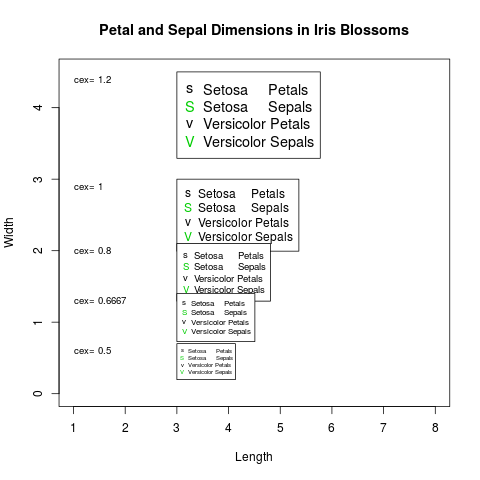

This figure's R source:
#!/usr/bin/Rscript

# Bhishan Poudel
# Jan 16, 2016

# set up a device driver to plot
postscript(file='~/Copy/Programming/R/rprograms/plotting/legends/legend1.eps')

## Run the example in '?matplot' or the following:
leg.txt <- c("Setosa     Petals", "Setosa     Sepals",
             "Versicolor Petals", "Versicolor Sepals")
y.leg <- c(4.5, 3, 2.1, 1.4, .7)
cexv  <- c(1.2, 1, 4/5, 2/3, 1/2)
matplot(c(1, 8), c(0, 4.5), type = "n", xlab = "Length", ylab = "Width",
        main = "Petal and Sepal Dimensions in Iris Blossoms")
for (i in seq(cexv)) {
  text  (1, y.leg[i] - 0.1, paste("cex=", formatC(cexv[i])), cex = 0.8, adj = 0)
  legend(3, y.leg[i], leg.txt, pch = "sSvV", col = c(1, 3), cex = cexv[i])
}

## 'merge = TRUE' for merging lines & points:
x <- seq(-pi, pi, len = 65)
plot(x, sin(x), type = "l", ylim = c(-1.2, 1.8), col = 3, lty = 2)
points(x, cos(x), pch = 3, col = 4)
lines(x, tan(x), type = "b", lty = 1, pch = 4, col = 6)
title("legend(..., lty = c(2, -1, 1), pch = c(NA, 3, 4), merge = TRUE)",
      cex.main = 1.1)
legend(-1, 1.9, c("sin", "cos", "tan"), col = c(3, 4, 6),
       text.col = "green4", lty = c(2, -1, 1), pch = c(NA, 3, 4),
       merge = TRUE, bg = "gray90")

## right-justifying a set of labels: thanks to Uwe Ligges
x <- 1:5; y1 <- 1/x; y2 <- 2/x
plot(rep(x, 2), c(y1, y2), type = "n", xlab = "x", ylab = "y")
lines(x, y1); lines(x, y2, lty = 2)
temp <- legend("topright", legend = c(" ", " "),
               text.width = strwidth("1,000,000"),
               lty = 1:2, xjust = 1, yjust = 1,
               title = "Line Types")
text(temp$rect$left + temp$rect$w, temp$text$y,
     c("1,000", "1,000,000"), pos = 2)


##--- log scaled Examples ------------------------------
leg.txt <- c("a one", "a two")

par(mfrow = c(2, 2))
for(ll in c("","x","y","xy")) {
  plot(2:10, log = ll, main = paste0("log = '", ll, "'"))
  abline(1, 1)
  lines(2:3, 3:4, col = 2)
  points(2, 2, col = 3)
  rect(2, 3, 3, 2, col = 4)
  text(c(3,3), 2:3, c("rect(2,3,3,2, col=4)",
                      "text(c(3,3),2:3,\"c(rect(...)\")"), adj = c(0, 0.3))
  legend(list(x = 2,y = 8), legend = leg.txt, col = 2:3, pch = 1:2,
         lty = 1, merge = TRUE)   #, trace = TRUE)
}
par(mfrow = c(1,1))

##-- Math expressions:  ------------------------------
x <- seq(-pi, pi, len = 65)
plot(x, sin(x), type = "l", col = 2, xlab = expression(phi),
     ylab = expression(f(phi)))
abline(h = -1:1, v = pi/2*(-6:6), col = "gray90")
lines(x, cos(x), col = 3, lty = 2)
ex.cs1 <- expression(plain(sin) * phi,  paste("cos", phi))  # 2 ways
utils::str(legend(-3, .9, ex.cs1, lty = 1:2, plot = FALSE,
                  adj = c(0, 0.6)))  # adj y !
legend(-3, 0.9, ex.cs1, lty = 1:2, col = 2:3,  adj = c(0, 0.6))

require(stats)
x <- rexp(100, rate = .5)
hist(x, main = "Mean and Median of a Skewed Distribution")
abline(v = mean(x),   col = 2, lty = 2, lwd = 2)
abline(v = median(x), col = 3, lty = 3, lwd = 2)
ex12 <- expression(bar(x) == sum(over(x[i], n), i == 1, n),
                   hat(x) == median(x[i], i == 1, n))
utils::str(legend(4.1, 30, ex12, col = 2:3, lty = 2:3, lwd = 2))

## 'Filled' boxes -- for more, see example(plot.factor)
op <- par(bg = "white") # to get an opaque box for the legend
plot(cut(weight, 3) ~ group, data = PlantGrowth, col = NULL,
     density = 16*(1:3))
par(op)

## Using 'ncol' :
x <- 0:64/64
matplot(x, outer(x, 1:7, function(x, k) sin(k * pi * x)),
        type = "o", col = 1:7, ylim = c(-1, 1.5), pch = "*")
op <- par(bg = "antiquewhite1")
legend(0, 1.5, paste("sin(", 1:7, "pi * x)"), col = 1:7, lty = 1:7,
       pch = "*", ncol = 4, cex = 0.8)
legend(.8,1.2, paste("sin(", 1:7, "pi * x)"), col = 1:7, lty = 1:7,
       pch = "*", cex = 0.8)
legend(0, -.1, paste("sin(", 1:4, "pi * x)"), col = 1:4, lty = 1:4,
       ncol = 2, cex = 0.8)
legend(0, -.4, paste("sin(", 5:7, "pi * x)"), col = 4:6,  pch = 24,
       ncol = 2, cex = 1.5, lwd = 2, pt.bg = "pink", pt.cex = 1:3)
par(op)

## point covering line :
y <- sin(3*pi*x)
plot(x, y, type = "l", col = "blue",
     main = "points with bg & legend(*, pt.bg)")
points(x, y, pch = 21, bg = "white")
legend(.4,1, "sin(c x)", pch = 21, pt.bg = "white", lty = 1, col = "blue")

## legends with titles at different locations
plot(x, y, type = "n")
legend("bottomright", "(x,y)", pch = 1, title = "bottomright")
legend("bottom", "(x,y)", pch = 1, title = "bottom")
legend("bottomleft", "(x,y)", pch = 1, title = "bottomleft")
legend("left", "(x,y)", pch = 1, title = "left")
legend("topleft", "(x,y)", pch = 1, title = "topleft, inset = .05",
       inset = .05)
legend("top", "(x,y)", pch = 1, title = "top")
legend("topright", "(x,y)", pch = 1, title = "topright, inset = .02",
       inset = .02)
legend("right", "(x,y)", pch = 1, title = "right")
legend("center", "(x,y)", pch = 1, title = "center")

# using text.font (and text.col):
op <- par(mfrow = c(2, 2), mar = rep(2.1, 4))
c6 <- terrain.colors(10)[1:6]
for(i in 1:4) {
  plot(1, type = "n", axes = FALSE, ann = FALSE); title(paste("text.font =",i))
  legend("top", legend = LETTERS[1:6], col = c6,
         ncol = 2, cex =~/Copy/Programming/R/rprograms/plotting/legends/legend1.r 2, lwd = 3, text.font = i, text.col = c6)
}
par(op)

# turn off device driver
dev.off()